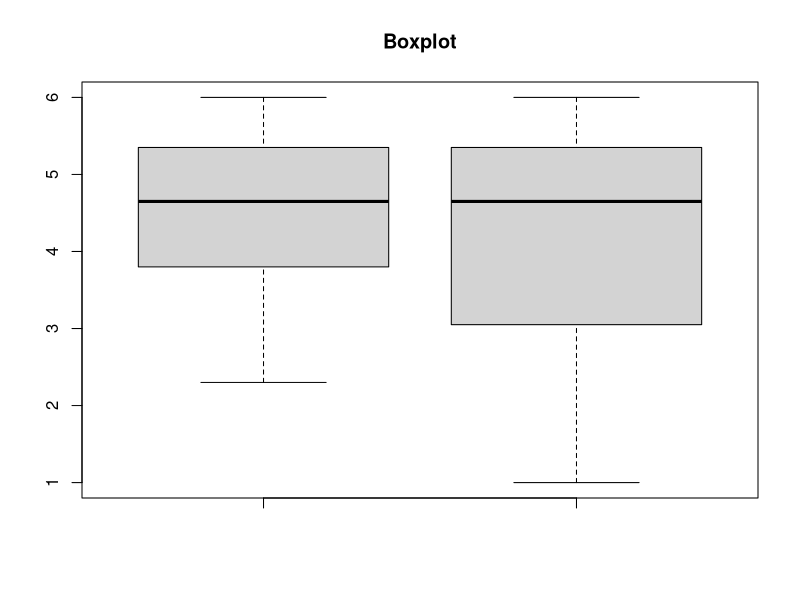

Here is the R script that generated this plot:
noten <- c(4.2, 2.3, 5.6, 4.5, 4.8, 3.9, 5.9, 2.4, 5.9, 6, 4, 3.7, 5, 5.2, 4.5, 3.6, 5, 6, 2.8, 3.3, 5.5, 4.2, 4.9, 5.1)

# a)

mod_noten <- sort(noten)
mod_noten[(length(mod_noten) / 2 - 3):(length(mod_noten) / 2 - 1)] <- 1

mean(noten)
mean(mod_noten)
median(noten)
median(mod_noten)

# b)

boxplot(noten, mod_noten, main = "Boxplot")
